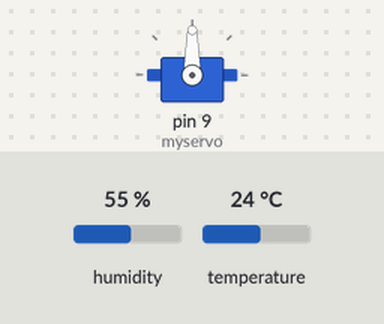
The sketch below on a simulated Arduino Uno, built with avr-gcc and run on an emulated ATmega328P. On the bench: servo. The test bench sets the inputs (shaded band); at power-on: humidity 55 %, temperature 24 °C.

Above: at 2.8 s.
2.9 s: humidity set to 51 %
5.6 s: humidity set to 48 %
At 7.2 s:
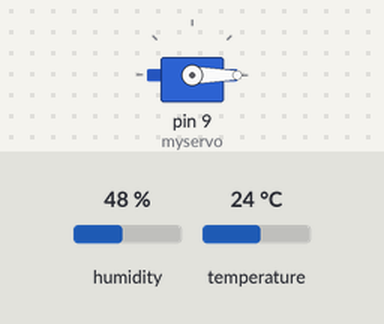
8.3 s: humidity set to 68 %
At 10.9 s:
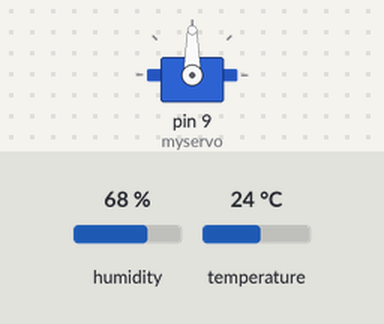
11.6 s: humidity set to 22 %
At 13.2 s:
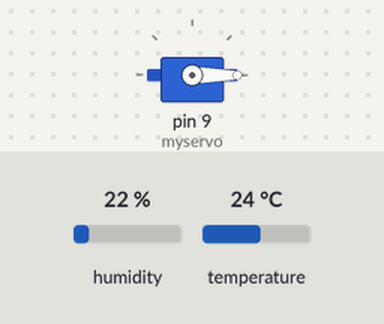
Timing chart, 0 to 14.7 s (numbered marks = the images above; inputs shaded):
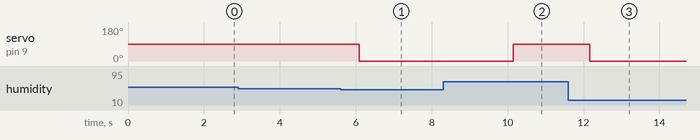

The sketch:

Sensor_Servo_Motor.ino
```cpp
#include <Servo.h>  // Librería para controlar el servo motor
#include <DHT.h>    // Librería para leer el sensor DHT11

#define DHTPIN 2    // Pin digital utilizado para el sensor DHT11
#define DHTTYPE DHT11   // Tipo de sensor DHT utilizado

DHT dht(DHTPIN, DHTTYPE);  // Crear objeto DHT

Servo myservo;  // Crear objeto Servo

void setup() {
  dht.begin();    // Inicializar el sensor DHT
  myservo.attach(9);   // Asignar el pin 9 para el servo motor
}

void loop() {
  int humedad = dht.readHumidity();  // Leer la humedad del aire
  int temperatura = dht.readTemperature(); // Leer la temperatura

  // Si no se puede leer la humedad o temperatura, imprimir mensaje de error
  if (isnan(humedad) || isnan(temperatura)) {
    Serial.println("Error al leer el sensor DHT11");
    return;
  }

  // Mover el servo motor según el valor de la humedad
  if (humedad < 50) {
    myservo.write(0);  // Mover el servo motor a 0 grados
  } else {
    myservo.write(90);  // Mover el servo motor a 90 grados
  }

  // Imprimir los valores de humedad y temperatura en el monitor serial
  Serial.print("Humedad: ");
  Serial.print(humedad);
  Serial.print("%  Temperatura: ");
  Serial.print(temperatura);
  Serial.println("°C");

  delay(2000);  // Esperar 2 segundos antes de leer el sensor nuevamente
}
```

Measured:
- the behaviour switches between 50 and 49 % on humidity (found by bisection; images 0 and 1)
- after the input at 2.9 s, every drawn part: stays the same
- after the input at 5.6 s, servo on pin 9 (myservo): 90° → 0° after 0.50 s
- after the input at 8.3 s, servo on pin 9 (myservo): 0° → 90° after 1.8 s
- after the input at 11.6 s, servo on pin 9 (myservo): 90° → 0° after 0.57 s
